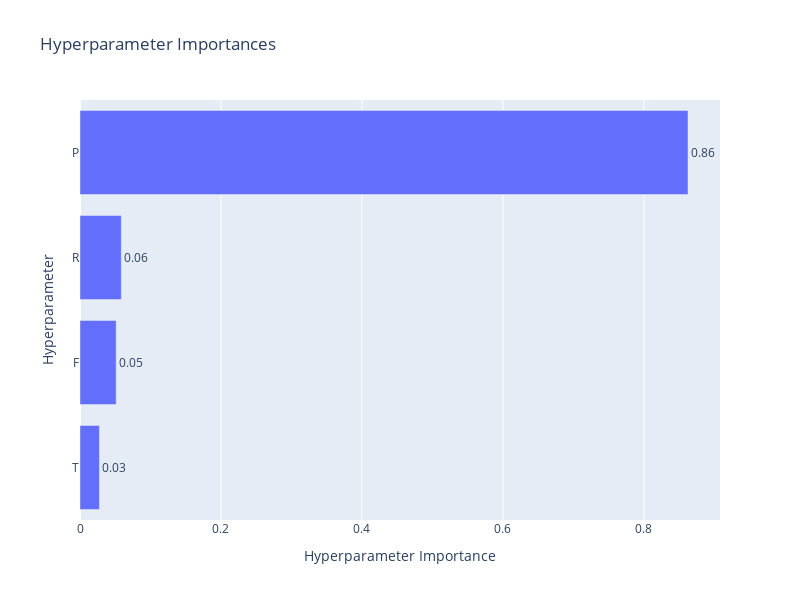

Source (notebook cell):
### Code cell
fig = optuna.visualization.plot_param_importances(study)

fig.update_layout(width=800, height=600, 
                  showlegend=False
                  )  # 凡例を非表示に設定


show(fig)

### Figure 1 — Plotly figure (JSON) as saved in the notebook; plotly's stock layout.template omitted (floating-point values rounded to 4 significant figures)
{"data": [{"cliponaxis": false, "hovertemplate": ["T (FloatDistribution): 0.02757506917744712<extra></extra>", "F (FloatDistribution): 0.05130029450195571<extra></extra>", "R (FloatDistribution): 0.05855884627357378<extra></extra>", "P (FloatDistribution): 0.8625657900470234<extra></extra>"], "name": "Objective Value", "orientation": "h", "text": ["0.03", "0.05", "0.06", "0.86"], "textposition": "outside", "type": "bar", "x": [0.02758, 0.0513, 0.05856, 0.8626], "y": ["T", "F", "R", "P"]}], "layout": {"height": 600, "showlegend": false, "title": {"text": "Hyperparameter Importances"}, "width": 800, "xaxis": {"title": {"text": "Hyperparameter Importance"}}, "yaxis": {"title": {"text": "Hyperparameter"}}}}
